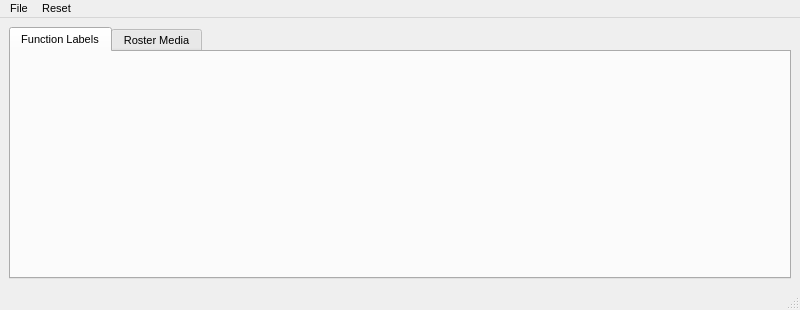
<?xml version="1.0" encoding="UTF-8"?>
<ui version="4.0">
 <class>FunctionLabelsMediaDlg</class>
 <widget class="QMainWindow" name="FunctionLabelsMediaDlg">
  <property name="geometry">
   <rect>
    <x>0</x>
    <y>0</y>
    <width>800</width>
    <height>310</height>
   </rect>
  </property>
  <property name="font">
   <font>
    <pointsize>8</pointsize>
   </font>
  </property>
  <property name="windowTitle">
   <string>MainWindow</string>
  </property>
  <widget class="QWidget" name="centralwidget">
   <layout class="QVBoxLayout" name="verticalLayout">
    <item>
     <widget class="QTabWidget" name="tabWidget">
      <property name="currentIndex">
       <number>0</number>
      </property>
      <widget class="QWidget" name="tab">
       <attribute name="title">
        <string>Function Labels</string>
       </attribute>
       <layout class="QGridLayout" name="gridLayout"/>
      </widget>
      <widget class="QWidget" name="tab_2">
       <attribute name="title">
        <string>Roster Media</string>
       </attribute>
       <layout class="QGridLayout" name="gridLayout_2"/>
      </widget>
     </widget>
    </item>
   </layout>
  </widget>
  <widget class="QMenuBar" name="menubar">
   <property name="geometry">
    <rect>
     <x>0</x>
     <y>0</y>
     <width>800</width>
     <height>20</height>
    </rect>
   </property>
   <widget class="QMenu" name="menuFile">
    <property name="title">
     <string>File</string>
    </property>
   </widget>
   <widget class="QMenu" name="menuReset">
    <property name="title">
     <string>Reset</string>
    </property>
    <addaction name="actionFacttory_Reset"/>
   </widget>
   <addaction name="menuFile"/>
   <addaction name="menuReset"/>
  </widget>
  <widget class="QStatusBar" name="statusbar"/>
  <action name="actionFacttory_Reset">
   <property name="text">
    <string>Facttory Reset</string>
   </property>
  </action>
 </widget>
 <resources/>
 <connections/>
</ui>
